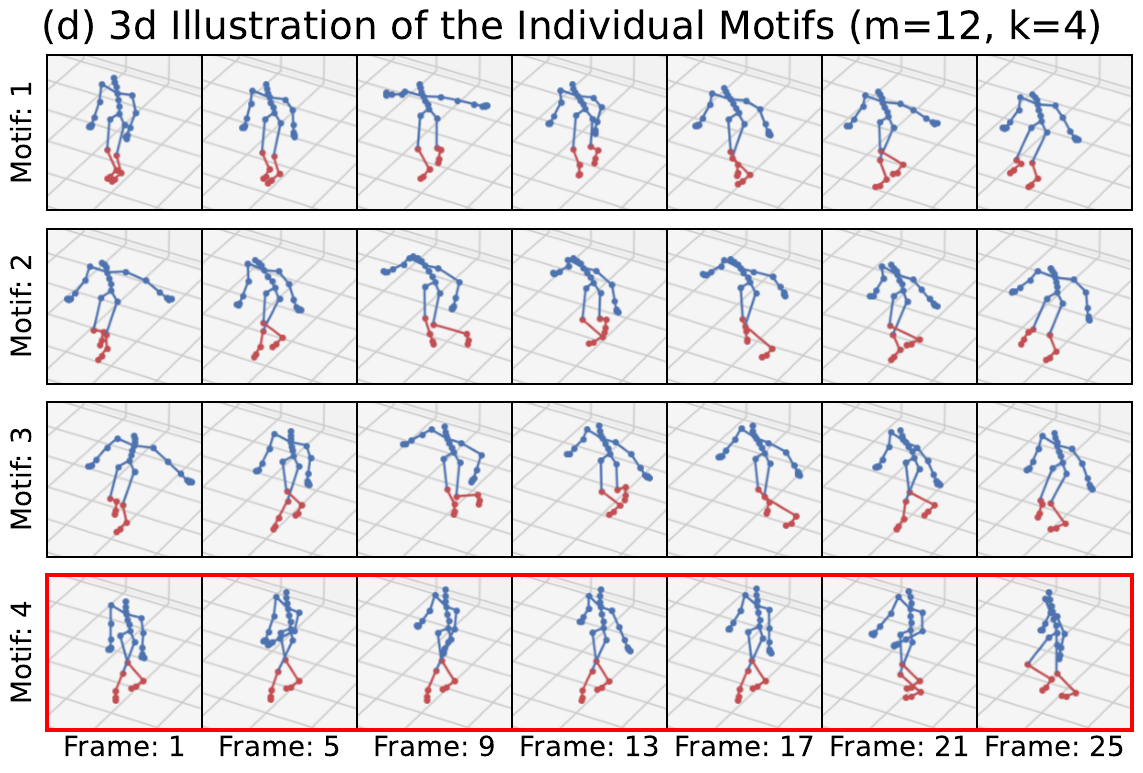

The script that saved this image:
from os import listdir, getcwd, chdir
from os.path import isfile, join
from PIL import Image
import matplotlib.pyplot as plt
import matplotlib.gridspec as gridspec
from pathlib import Path

plt.rcParams['xtick.bottom'] = plt.rcParams['xtick.labelbottom'] = False
plt.rcParams['xtick.top'] = plt.rcParams['xtick.labeltop'] = True


f_start = "motiflet_93_08_0"
save_name = "video_plot.pdf"
exp_path = "charleston_mini/"
x_lim = [450, 620]
y_lim = [530, 360]
title_fontsize = 28
label_fontsize = 20

video_path = exp_path + "video/"
files = [f for f in listdir(video_path) if isfile(join(video_path, f)) and f.startswith(f_start)]
files.sort()

#frames = [0, 4, 9, 14, 19, 24]
all_frame = list(range(25))
frames = [x for x in all_frame if x % 4 == 0]
#frames = all_frame[0::5]

size_y = len(files) * 2.2
size_x = len(frames) * 2
plt.rcParams['figure.figsize'] = [size_x, size_y]
outer = gridspec.GridSpec(len(files), 1, hspace = 0.1)

gs_list = []
for i, file in enumerate(files):
    gs_list.append(gridspec.GridSpecFromSubplotSpec(1, len(frames), subplot_spec = outer[i], wspace=0))

for i, gs in enumerate(gs_list):
    im = Image.open(video_path + files[i])
    for j, cell in enumerate(gs):
        ax = plt.subplot(cell)
        #if j == len(frames) - 1:
        if j == 0:
            ax.set_ylabel(f'Motif: {str(i+1)}', fontsize=label_fontsize)#, rotation=0, labelpad=35, fontsize=label_fontsize)
        if i == len(gs_list) - 1:
            frame = frames[j]
            ax.set_xlabel(f'Frame: {frame+1}', fontsize=label_fontsize)
        # Dicke der Ränder anpassen
        for axis in ['top', 'bottom', 'left', 'right']:
            ax.spines[axis].set_linewidth(1.5)  # Dicke auf 2.5 Punkte setzen
        im.seek(frames[j])
        ax.imshow(im)

        highlight_color = "red"
        highlight_linewidth = 3
        if i == 3:
            if j == 0:
                for pos in ['top', 'bottom', 'left']:
                    ax.spines[pos].set_edgecolor(highlight_color)
                    ax.spines[pos].set_linewidth(highlight_linewidth)
            elif j == len(frames) - 1:
                for pos in ['bottom', 'right', 'top']:
                    ax.spines[pos].set_edgecolor(highlight_color)
                    ax.spines[pos].set_linewidth(highlight_linewidth)
            else:
                for pos in ['bottom', 'top']:
                    ax.spines[pos].set_edgecolor(highlight_color)
                    ax.spines[pos].set_linewidth(highlight_linewidth)

        ax.set_xlim(x_lim)
        ax.set_ylim(y_lim)
        ax.set_xticks([])
        ax.set_yticks([])

plt.suptitle("(d) 3d Illustration of the Individual Motifs (m=12, k=4)", y=0.93, fontsize=title_fontsize)
#plt.title("Test")
plt.savefig(exp_path + save_name, bbox_inches='tight')
plt.show()
